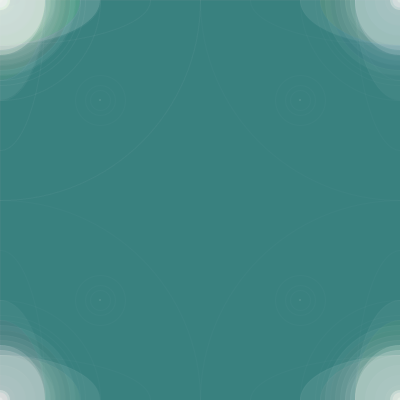
Frame 1 (no input)
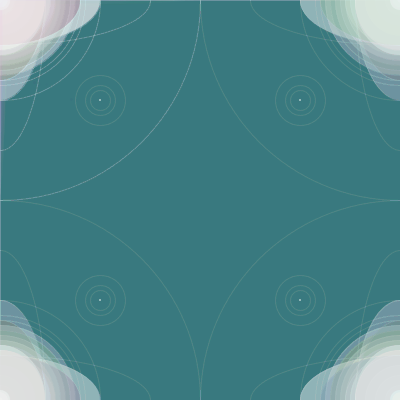
Frame 60 (the mouse pressed at the canvas centre just before this capture)
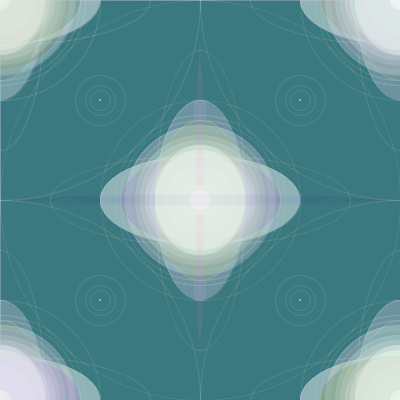
Frame 120 (the mouse held since frame 60 and released just before this capture)

The Processing sketch that drew these frames (run headless with seeded random() and noise(); from frame 60 on, the mouse is pressed at the canvas centre):

// Processing sketch: processing_5560
// ── processing_5560.pde

void setup() {
  size(400, 400);
  stroke(random(100,170),random(100,170),random(100,170),10);
  background(58, 131, 127);
}

void draw() {
  fill(58,131,127,20);
  rect(0,0,800,600);
 
  
  fill(15, 72, 85,5);
  stroke(250, 5);
  rect(0,0,width,height);

 
   fill(255,100);
  ellipse(mouseX,mouseY,5,5);
  
  fill(255,90);
  ellipse(mouseX,mouseY,15,15);
  
  fill(255,90);
  ellipse(mouseX,mouseY,20,20);
  
  fill(255,10);
  ellipse(mouseX,mouseY,30,30);
  
  fill(255,10);
  ellipse(mouseX,mouseY,50,50);
  
  fill(255,10);
  ellipse(mouseX,mouseY,70,70);

  fill(255,10);
  ellipse(mouseX,mouseY,100,90);
  
  fill(255,10);
  ellipse(mouseX,mouseY,110,90);
  
  fill(random(255),random(255),random(255),20);
  ellipse(mouseX,mouseY,160,90);
  
  fill(255,20);
  ellipse(mouseX,mouseY,200,90);
  
  fill(255,40);
  ellipse(mouseX,mouseY,90,100);
  
  fill(255,40);
  ellipse(mouseX,mouseY,90,110);
  
   fill(random(255),random(255),random(255),10);
  ellipse(mouseX,mouseY,90,160);
  
   fill(255,10);
  ellipse(mouseX,mouseY,90,200);
  
  fill(255,0);
  ellipse(mouseX,mouseY,90,300);
  
  fill(255,0);
  ellipse(mouseX,mouseY,300,90);
  
   fill(255,10);
  ellipse(mouseX,mouseY,100,100);
  
   fill(255,10);
  ellipse(mouseX,mouseY,110,110);
  
   fill(255,10);
  ellipse(mouseX,mouseY,120,120);
  
   fill(255,10);
  ellipse(mouseX,mouseY,130,130);
  
   fill(random(255),random(255),random(255),10);
  ellipse(mouseX,mouseY,140,140);
  
   fill(255,10);
  ellipse(mouseX,mouseY,150,150);
  
   fill(255,0);
  ellipse(mouseX,mouseY,160,160);
  
   fill(255,0);
  ellipse(mouseX,mouseY,170,170);
  
  fill(255,0);
  ellipse(mouseX,mouseY,200,200);
  
  fill(255,0);
  ellipse(mouseX,mouseY,400,400);
  
   fill(random(255),random(255),random(255),10);
  ellipse(mouseX,mouseY,random(400),random(15));
 
  fill(random(255),random(255),random(255),10);
  ellipse(mouseX+random(-100,100),mouseY+random(-100,100),4,4);
  
  fill(random(200,255),random(255),random(200,255),10);
  ellipse(mouseX,mouseY,random(15),random(400));
  
  
   fill(255,100);
  ellipse(0,0,5,5);
  
  fill(255,90);
  ellipse(0,0,15,15);
  
  fill(255,90);
  ellipse(0,0,20,20);
  
  fill(255,10);
  ellipse(0,0,30,30);
  
  fill(255,10);
  ellipse(0,0,50,50);
  
  fill(255,10);
  ellipse(0,0,70,70);

  fill(255,10);
  ellipse(0,0,100,90);
  
  fill(255,10);
  ellipse(0,0,110,90);
  
  fill(random(255),random(255),random(255),20);
  ellipse(0,0,160,90);
  
  fill(255,20);
  ellipse(0,0,200,90);
  
  fill(255,40);
  ellipse(0,0,90,100);
  
  fill(255,40);
  ellipse(0,0,90,110);
  
   fill(random(255),random(255),random(255),10);
  ellipse(0,0,90,160);
  
   fill(255,10);
  ellipse(0,0,90,200);
  
  fill(255,0);
  ellipse(0,0,90,300);
  
  fill(255,0);
  ellipse(0,0,300,90);
  
   fill(255,10);
  ellipse(0,0,100,100);
  
   fill(255,10);
  ellipse(0,0,110,110);
  
   fill(255,10);
  ellipse(0,0,120,120);
  
   fill(255,10);
  ellipse(0,0,130,130);
  
   fill(random(255),random(255),random(255),10);
  ellipse(0,0,140,140);
  
   fill(255,10);
  ellipse(0,0,150,150);
  
   fill(255,0);
  ellipse(0,0,160,160);
  
   fill(255,0);
  ellipse(0,0,170,170);
  
  fill(255,0);
  ellipse(0,0,200,200);
  
  fill(255,0);
  ellipse(0,0,400,400);

 fill(255,100);
  ellipse(400,0,5,5);
  
  fill(255,90);
  ellipse(400,0,15,15);
  
  fill(255,90);
  ellipse(400,0,20,20);
  
  fill(255,10);
  ellipse(400,0,30,30);
  
  fill(255,10);
  ellipse(400,0,50,50);
  
  fill(255,10);
  ellipse(400,0,70,70);

  fill(255,10);
  ellipse(400,0,100,90);
  
  fill(255,10);
  ellipse(400,0,110,90);
  
  fill(random(255),random(255),random(255),20);
  ellipse(400,0,160,90);
  
  fill(255,20);
  ellipse(400,0,200,90);
  
  fill(255,40);
  ellipse(400,0,90,100);
  
  fill(255,40);
  ellipse(400,0,90,110);
  
   fill(random(255),random(255),random(255),10);
  ellipse(400,0,90,160);
  
   fill(255,10);
  ellipse(400,0,90,200);
  
  fill(255,0);
  ellipse(400,0,90,300);
  
  fill(255,0);
  ellipse(400,0,300,90);
  
   fill(255,10);
  ellipse(400,0,100,100);
  
   fill(255,10);
  ellipse(400,0,110,110);
  
   fill(255,10);
  ellipse(400,0,120,120);
  
   fill(255,10);
  ellipse(400,0,130,130);
  
   fill(random(255),random(255),random(255),10);
  ellipse(400,0,140,140);
  
   fill(255,10);
  ellipse(400,0,150,150);
  
   fill(255,0);
  ellipse(400,0,160,160);
  
   fill(255,0);
  ellipse(400,0,170,170);
  
  fill(255,0);
  ellipse(400,0,200,200);
  
  fill(255,0);
  ellipse(400,0,400,400);
  
  
   fill(255,100);
  ellipse(0,400,5,5);
  
  fill(255,90);
  ellipse(0,400,15,15);
  
  fill(255,90);
  ellipse(0,400,20,20);
  
  fill(255,10);
  ellipse(0,400,30,30);
  
  fill(255,10);
  ellipse(0,400,50,50);
  
  fill(255,10);
  ellipse(0,400,70,70);

  fill(255,10);
  ellipse(0,400,100,90);
  
  fill(255,10);
  ellipse(0,400,110,90);
  
  fill(random(255),random(255),random(255),20);
  ellipse(0,400,160,90);
  
  fill(255,20);
  ellipse(0,400,200,90);
  
  fill(255,40);
  ellipse(0,400,90,100);
  
  fill(255,40);
  ellipse(0,400,90,110);
  
   fill(random(255),random(255),random(255),10);
  ellipse(0,400,90,160);
  
   fill(255,10);
  ellipse(0,400,90,200);
  
  fill(255,0);
  ellipse(0,400,90,300);
  
  fill(255,0);
  ellipse(0,400,300,90);
  
   fill(255,10);
  ellipse(0,400,100,100);
  
   fill(255,10);
  ellipse(0,400,110,110);
  
   fill(255,10);
  ellipse(0,400,120,120);
  
   fill(255,10);
  ellipse(0,400,130,130);
  
   fill(random(255),random(255),random(255),10);
  ellipse(0,400,140,140);
  
   fill(255,10);
  ellipse(0,400,150,150);
  
   fill(255,0);
  ellipse(0,400,160,160);
  
   fill(255,0);
  ellipse(0,400,170,170);
  
  fill(255,0);
  ellipse(0,400,200,200);
  
  fill(255,0);
  ellipse(0,400,400,400);

   fill(255,100);
  ellipse(400,400,5,5);
  
  fill(255,90);
  ellipse(400,400,15,15);
  
  fill(255,90);
  ellipse(400,400,20,20);
  
  fill(255,10);
  ellipse(400,400,30,30);
  
  fill(255,10);
  ellipse(400,400,50,50);
  
  fill(255,10);
  ellipse(400,400,70,70);

  fill(255,10);
  ellipse(400,400,100,90);
  
  fill(255,10);
  ellipse(400,400,110,90);
  
  fill(random(255),random(255),random(255),20);
  ellipse(400,400,160,90);
  
  fill(255,20);
  ellipse(400,400,200,90);
  
  fill(255,40);
  ellipse(400,400,90,100);
  
  fill(255,40);
  ellipse(400,400,90,110);
  
   fill(random(255),random(255),random(255),10);
  ellipse(400,400,90,160);
  
   fill(255,10);
  ellipse(400,400,90,200);
  
  fill(255,0);
  ellipse(400,400,90,300);
  
  fill(255,0);
  ellipse(400,400,300,90);
  
   fill(255,10);
  ellipse(400,400,100,100);
  
   fill(255,10);
  ellipse(400,400,110,110);
  
   fill(255,10);
  ellipse(400,400,120,120);
  
   fill(255,10);
  ellipse(400,400,130,130);
  
   fill(random(255),random(255),random(255),10);
  ellipse(400,400,140,140);
  
   fill(255,10);
  ellipse(400,400,150,150);
  
   fill(255,0);
  ellipse(400,400,160,160);
  
   fill(255,0);
  ellipse(400,400,170,170);
  
  fill(255,0);
  ellipse(400,400,200,200);
  
  fill(255,0);
  ellipse(400,400,400,400);
  
  
  fill(255,0);
  ellipse(100,100,50,50);
  
  fill(255,0);
  ellipse(100,300,50,50);
  
  fill(255,0);
  ellipse(300,100,50,50);
  
  fill(255,0);
  ellipse(300,300,50,50);
  
  fill(255,0);
  ellipse(100,100,20,20);
  
  fill(255,0);
  ellipse(100,300,20,20);
  
  fill(255,0);
  ellipse(300,100,20,20);
  
  fill(255,0);
  ellipse(300,300,20,20);
  
  fill(255,0);
  ellipse(100,100,30,30);
  
  fill(255,0);
  ellipse(100,300,30,30);
  
  fill(255,0);
  ellipse(300,100,30,30);
  
  fill(255,0);
  ellipse(300,300,30,30);
  
   fill(255,100);
  ellipse(100,100,1,1);
  
  fill(255,100);
  ellipse(100,300,1,1);
  
  fill(255,100);
  ellipse(300,100,1,1);
  
  fill(255,100);
  ellipse(300,300,1,1);
  
  
}
